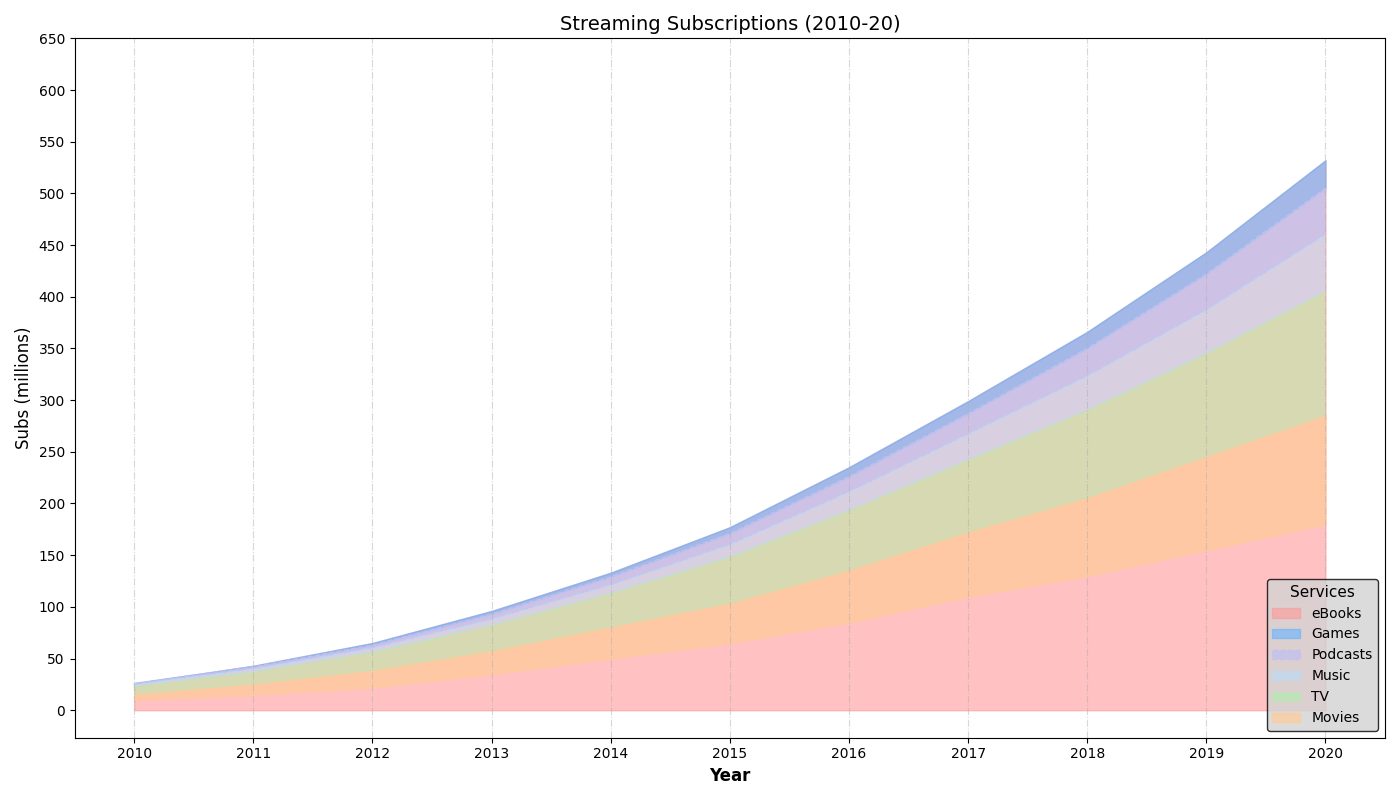

Source code (Python):
import matplotlib.pyplot as plt
import numpy as np

years = np.arange(2010, 2021)
movie_streaming = np.array([10, 15, 22, 35, 50, 65, 85, 110, 130, 155, 180])
tv_streaming = np.array([5, 10, 16, 22, 30, 38, 50, 62, 75, 90, 105])
music_streaming = np.array([8, 12, 18, 25, 33, 45, 58, 70, 85, 100, 120])
podcast_streaming = np.array([2, 3, 4, 6, 8, 12, 18, 25, 33, 42, 55])
game_streaming = np.array([1, 2, 3, 5, 8, 11, 15, 20, 27, 35, 45])
ebook_streaming = np.array([0, 1, 2, 3, 4, 6, 9, 12, 16, 21, 27])

movie_cum = np.array(movie_streaming)
tv_cum = movie_cum + np.array(tv_streaming)
music_cum = tv_cum + np.array(music_streaming)
podcast_cum = music_cum + np.array(podcast_streaming)
game_cum = podcast_cum + np.array(game_streaming)
ebook_cum = game_cum + np.array(ebook_streaming)

fig, ax = plt.subplots(figsize=(14, 8))

ax.fill_between(years, ebook_cum, color='#ff9999', alpha=0.6, label='eBooks', linestyle='solid')
ax.fill_between(years, game_cum, ebook_cum, color='#66b3ff', alpha=0.6, label='Games', linestyle='solid')
ax.fill_between(years, podcast_cum, game_cum, color='#c2c2f0', alpha=0.8, label='Podcasts', linestyle='dashed')
ax.fill_between(years, music_cum, podcast_cum, color='#b3e0ff', alpha=0.5, label='Music', linestyle='dashdot')
ax.fill_between(years, tv_cum, music_cum, color='#99ff99', alpha=0.4, label='TV', linestyle='dotted')
ax.fill_between(years, movie_cum, tv_cum, color='#ffcc99', alpha=0.7, label='Movies', linestyle='solid')

ax.set_title('Streaming Subscriptions (2010-20)', fontsize=14, fontweight='normal')
ax.set_xlabel('Year', fontsize=12, fontweight='bold')
ax.set_ylabel('Subs (millions)', fontsize=12)

ax.legend(loc='lower right', fontsize=10, title='Services', title_fontsize='11', frameon=True, facecolor='lightgrey', edgecolor='black')
ax.grid(axis='x', linestyle='-.', alpha=0.5)

ax.set_xticks(years)
ax.set_xticklabels(years, rotation=0)
ax.set_yticks(np.arange(0, 651, 50))

plt.tight_layout()
plt.show()
